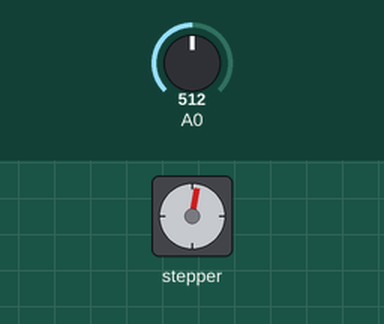
This sketch was run on a simulated Arduino Uno, built with avr-gcc and run on an emulated ATmega328P. Parts: stepper motor. The inputs (shaded band) are chosen by the test bench; at power-on: A0 = 512. Stepper angles assume 2048 steps per turn.

Above: at 1.2 s.
1.3 s: A0 set to 900
4.3 s: A0 set to 716
At 5.0 s:
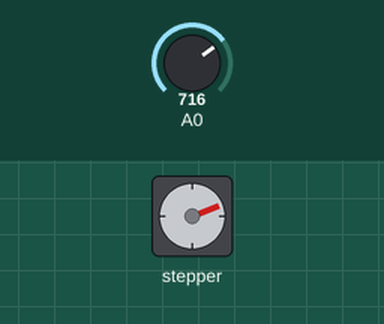
7.3 s: A0 set to 1023
At 7.47 s:
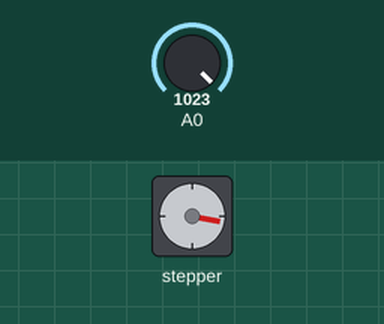
Timing chart, 0 to 25.3 s (numbered marks = the images above; inputs shaded):
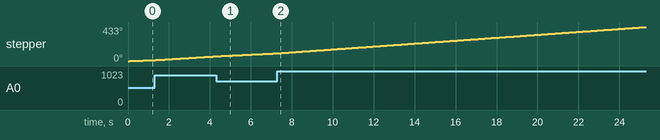

The sketch:

sketch_may12a.ino
```cpp
#include <Stepper.h>

Stepper motorp(64,8,9,10,11);
int valorpot = 0;

void setup() {
  pinMode(8,OUTPUT);
  pinMode(9,OUTPUT);
  pinMode(10,OUTPUT);
  pinMode(11,OUTPUT);
  pinMode(A0,INPUT);
  Serial.begin(9600);
}

void loop() {
  int valorpot = map(analogRead(A0),0,1023,0,100);
  if(valorpot != 0)
  {
    motorp.setSpeed(valorpot);//coloca a velocidade de acordo com o potenciometro
    motorp.step(10);
  }
  else{motorp.step(0);}

}
```
